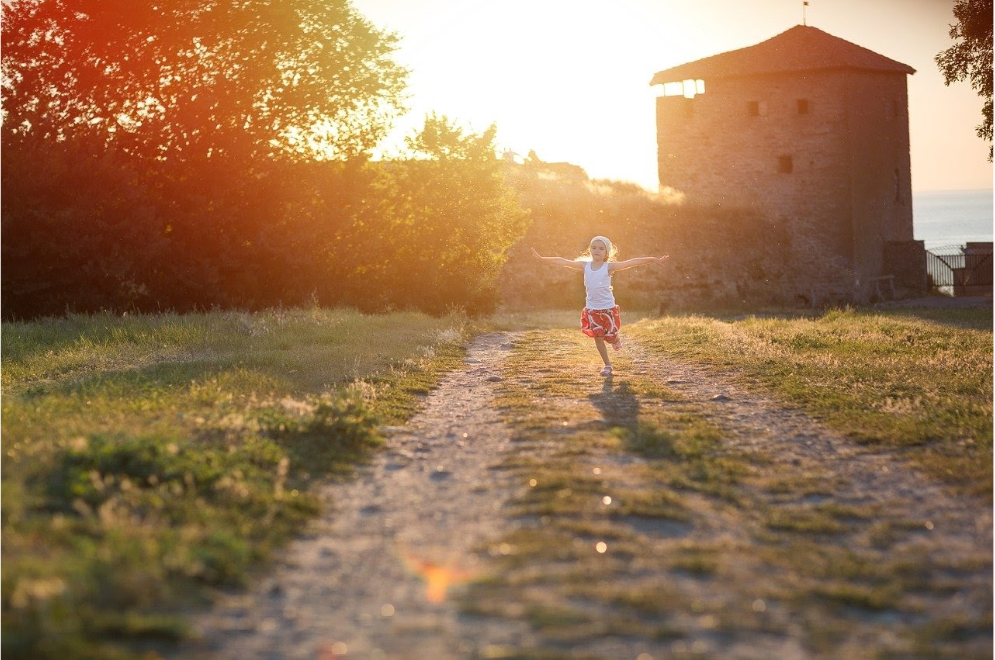
#> input picture imagens/px-girl.png, 995 x 660 px
$ python vc-analise-de-imagem.py
#> lines starting #> are read from the running program, lines starting #| are printed output that depends on the picture
# Importacoes
import cv2
import matplotlib.pyplot as plt

# Exibe imagem em RGB
imagem = cv2.imread("imagens/px-girl.png")
#> imagem is the input picture: shape (660, 995, 3); mean B, G, R 85.6, 118.5, 152.6
imagem_rgb = cv2.cvtColor(imagem, cv2.COLOR_BGR2RGB)
plt.imshow(imagem_rgb)

# Exibe imagem em escalas de cinza
imagem_gray = cv2.cvtColor(imagem_rgb, cv2.COLOR_RGB2GRAY)
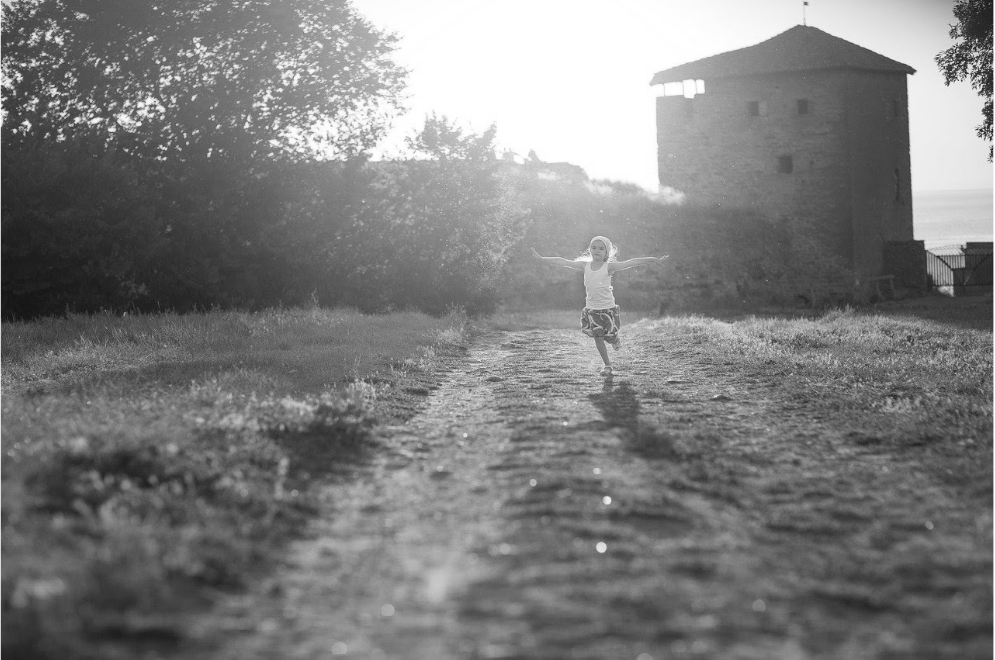
#> imagem_gray: shape (660, 995); min 17, max 255, mean 124.9
plt.imshow(imagem_gray, cmap="gray")

# Exibe imagem recortada
imagem_roi = imagem_rgb[200:400, 500:700]
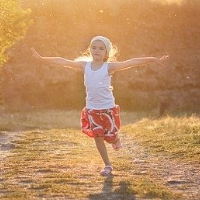
#> imagem_roi: shape (200, 200, 3); mean R, G, B 189.9, 141.9, 96.5
plt.imshow(imagem_roi)

# Exporta imagem recortada
imagem_roi_bgr = cv2.cvtColor(imagem_roi, cv2.COLOR_RGB2BGR)
cv2.imwrite("imagens/imagem_roi.png", imagem_roi_bgr)
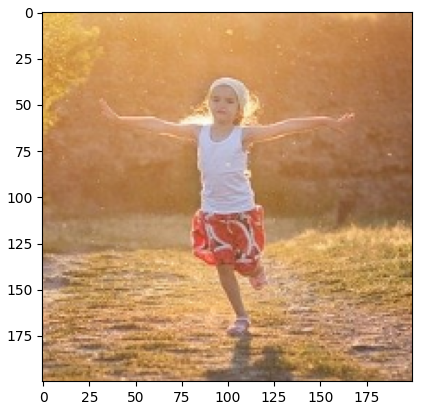
#> figure drawn by matplotlib, 1 panel
